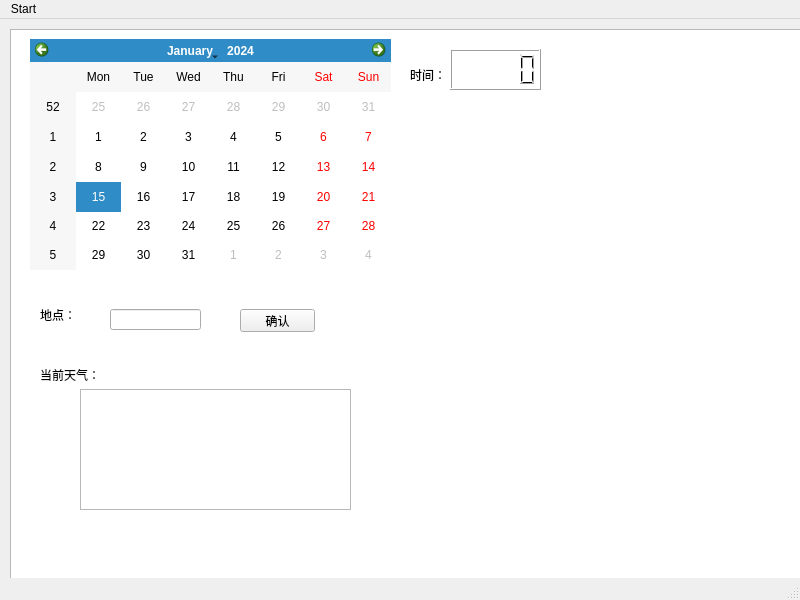
<?xml version="1.0" encoding="UTF-8"?>
<ui version="4.0">
 <class>MainWindow</class>
 <widget class="QMainWindow" name="MainWindow">
  <property name="geometry">
   <rect>
    <x>0</x>
    <y>0</y>
    <width>800</width>
    <height>600</height>
   </rect>
  </property>
  <property name="windowTitle">
   <string>MainWindow</string>
  </property>
  <widget class="QWidget" name="centralwidget">
   <widget class="QGraphicsView" name="graphicsView">
    <property name="geometry">
     <rect>
      <x>10</x>
      <y>10</y>
      <width>801</width>
      <height>551</height>
     </rect>
    </property>
   </widget>
   <widget class="QCalendarWidget" name="calendarWidget">
    <property name="geometry">
     <rect>
      <x>30</x>
      <y>20</y>
      <width>361</width>
      <height>231</height>
     </rect>
    </property>
   </widget>
   <widget class="QLabel" name="label">
    <property name="geometry">
     <rect>
      <x>410</x>
      <y>40</y>
      <width>111</width>
      <height>31</height>
     </rect>
    </property>
    <property name="text">
     <string>时间：</string>
    </property>
   </widget>
   <widget class="QLabel" name="label_3">
    <property name="geometry">
     <rect>
      <x>40</x>
      <y>280</y>
      <width>111</width>
      <height>31</height>
     </rect>
    </property>
    <property name="text">
     <string>地点：</string>
    </property>
   </widget>
   <widget class="QLabel" name="label_4">
    <property name="geometry">
     <rect>
      <x>40</x>
      <y>330</y>
      <width>121</width>
      <height>51</height>
     </rect>
    </property>
    <property name="text">
     <string>当前天气：</string>
    </property>
   </widget>
   <widget class="QLineEdit" name="CurrentPlace">
    <property name="geometry">
     <rect>
      <x>110</x>
      <y>290</y>
      <width>91</width>
      <height>21</height>
     </rect>
    </property>
   </widget>
   <widget class="QLCDNumber" name="CurrentTime">
    <property name="geometry">
     <rect>
      <x>450</x>
      <y>30</y>
      <width>91</width>
      <height>41</height>
     </rect>
    </property>
   </widget>
   <widget class="QPushButton" name="CurrentPlaceButton">
    <property name="geometry">
     <rect>
      <x>240</x>
      <y>290</y>
      <width>75</width>
      <height>23</height>
     </rect>
    </property>
    <property name="text">
     <string>确认</string>
    </property>
   </widget>
   <widget class="QTextBrowser" name="CurrentWeather">
    <property name="geometry">
     <rect>
      <x>80</x>
      <y>370</y>
      <width>271</width>
      <height>121</height>
     </rect>
    </property>
   </widget>
  </widget>
  <widget class="QMenuBar" name="menubar">
   <property name="geometry">
    <rect>
     <x>0</x>
     <y>0</y>
     <width>800</width>
     <height>23</height>
    </rect>
   </property>
   <widget class="QMenu" name="menuStart">
    <property name="title">
     <string>Start</string>
    </property>
    <addaction name="actionOpen"/>
    <addaction name="actionExit"/>
   </widget>
   <addaction name="menuStart"/>
  </widget>
  <widget class="QStatusBar" name="statusbar"/>
  <action name="actionOpen">
   <property name="text">
    <string>Open</string>
   </property>
  </action>
  <action name="actionExit">
   <property name="text">
    <string>Exit</string>
   </property>
  </action>
 </widget>
 <resources/>
 <connections/>
</ui>
